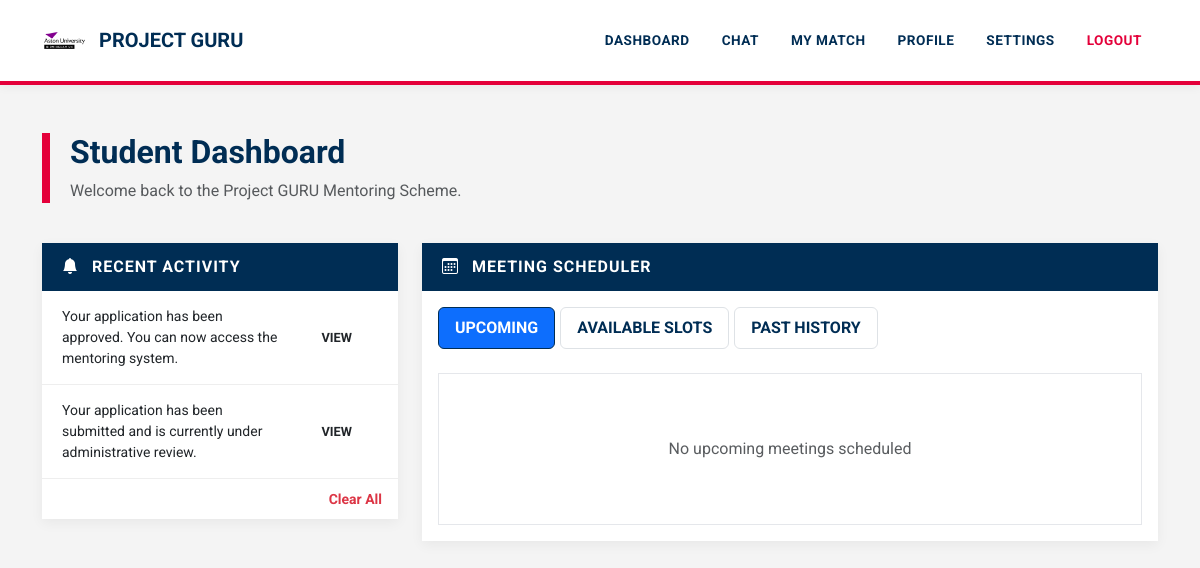
Page /dashboard (signed in) on the committed database.
### tables this page shows
CREATE TABLE notifications (
    id INTEGER PRIMARY KEY AUTOINCREMENT,
    user_id INTEGER,
    message TEXT,
    link TEXT,
    created_at TIMESTAMP DEFAULT CURRENT_TIMESTAMP
);

### app.py (the view, shortened to what this page needs)
@app.route("/dashboard")
def dashboard():
    if "user_id" not in session:
        return redirect("/login")
    conn = get_db()
    user = conn.execute("SELECT * FROM users WHERE id=?", (session["user_id"],)).fetchone()
    if not user:
        session.clear()
        conn.close()
        return redirect("/login")
    user_id = session["user_id"]
    profile = get_active_profile()
    if not profile:
        conn.close()
        return "Please select a profile"
    role = profile["role"]
    if role == "mentor":
        matches = conn.execute("SELECT * FROM matches WHERE mentor_id=?", (user_id,)).fetchall()
    else:
        matches = conn.execute("SELECT * FROM matches WHERE mentee_id=?", (user_id,)).fetchall()
    match = next((m for m in matches if m["status"] == "final"), None)
    slots = []
    upcoming_meetings = []
    past_meetings = []
    now = datetime.now()
    if role == "mentor":
        notifications = conn.execute("""
            SELECT DISTINCT n.* FROM notifications n
            LEFT JOIN matches m ON n.link LIKE '/chat/' || m.id
            WHERE n.user_id=? AND (m.mentor_id=? OR m.id IS NULL)
            ORDER BY n.created_at DESC
        """, (user_id, user_id)).fetchall()
    user_profiles = conn.execute("SELECT * FROM profiles WHERE user_id=?", (user_id,)).fetchall()
    conn.close()
    return render_template(
        "dashboard.html",
        user=user,
        role=role,
        user_profiles=user_profiles,
        matches=matches,
        match=match,
        slots=slots,
        upcoming_meetings=upcoming_meetings,
        past_meetings=past_meetings,
        notifications=notifications,
        current_date=date.today(),
        user_id=user_id,
    )

### app.py (called while the page is built)
def get_db():
    conn = sqlite3.connect("database.db", timeout=30)
    conn.row_factory = sqlite3.Row
    return conn

def get_active_profile():
    if "profile_id" not in session:
        return None
    conn = get_db()
    profile = conn.execute("""
        SELECT * FROM profiles
        WHERE id=? AND user_id=?
    """, (session["profile_id"], session["user_id"])).fetchone()
    conn.close()
    return profile

### templates/dashboard.html (shortened to what this page needs)
<!DOCTYPE html>
<html lang="en">
<head>
    <link href="https://cdn.jsdelivr.net/npm/bootstrap@5.3.2/dist/css/bootstrap.min.css" rel="stylesheet">
    <link rel="stylesheet" href="https://cdn.jsdelivr.net/npm/bootstrap-icons@1.11.3/font/bootstrap-icons.css">
</head>
<body>
{% include "navbar.html" %}
<div class="container mt-5">
    <div class="dashboard-header">
        <h2 class="fw-bold">Student Dashboard</h2>
        <p class="text-muted mb-0">Welcome back to the Project GURU Mentoring Scheme.</p>
    </div>
    <div class="row">
        <div class="col-lg-4">
            <div class="card">
                <div class="card-header-aston">
                    <i class="bi bi-bell-fill me-2"></i> Recent Activity
                </div>
                <div class="card-body p-0">
                    {% if notifications %}
                    <div class="notifications-scroll">
                        {% for n in notifications %}
                        <div class="notification-item d-flex justify-content-between align-items-center">
                            <span class="small">{{ n.message }}</span>
                            {% if n.link %}
                            <a href="{{ n.link }}" class="btn btn-sm btn-aston-red ms-2">View</a>
                            {% endif %}
                        </div>
                        {% endfor %}
                    </div>
                    {% else %}
                    <div class="p-4 text-center text-muted italic">No new notifications</div>
                    {% endif %}
                </div>
                <div class="card-footer bg-white border-0 text-end">
                    <a href="/clear_notifications" class="text-danger small fw-bold text-decoration-none">Clear All</a>
                </div>
            </div>
        </div>
        <div class="col-lg-8">
            <div class="card">
                <div class="card-header-aston">
                    <i class="bi bi-calendar3 me-2"></i> Meeting Scheduler
                </div>
                <div class="card-body">
                    <ul class="nav nav-pills mb-4">
                        <li class="nav-item">
                            <a class="nav-link {% if request.args.get('tab','upcoming') == 'upcoming' %}active{% endif %}" href="/dashboard?tab=upcoming">Upcoming</a>
                        </li>
                        <li class="nav-item">
                            <a class="nav-link {% if request.args.get('tab') == 'available' %}active{% endif %}" href="/dashboard?tab=available">Available Slots</a>
                        </li>
                        <li class="nav-item">
                            <a class="nav-link {% if request.args.get('tab') == 'past' %}active{% endif %}" href="/dashboard?tab=past">Past History</a>
                        </li>
                    </ul>
                    {% if request.args.get("tab","upcoming") == "upcoming" %}
                    <div class="slot-box">
                        {% for slot in upcoming_meetings %}
                        <div class="card mb-3 border shadow-sm meeting-item">
                            <div class="card-body d-flex justify-content-between align-items-center">
                                <div>
                                    <h6 class="mb-1 fw-bold text-primary"><i class="bi bi-calendar-check me-2"></i> {{ slot.date }}</h6>
                                    <small class="text-muted fw-bold">TIME: {{ slot.start_time }} — {{ slot.end_time }}</small>
                                </div>
                                <div class="text-end">
                                    <span class="badge badge-aston bg-success mb-2 d-block">Confirmed</span>
                                    {% if user_id == match.mentee_id %}
                                    <a href="/cancel_booking/{{slot.id}}?tab=upcoming" class="btn btn-link text-danger btn-sm p-0 fw-bold">CANCEL BOOKING</a>
                                    {% elif user_id == match.mentor_id %}
                                    <a href="/mentor_cancel_meeting/{{slot.id}}?tab=upcoming" class="btn btn-link text-danger btn-sm p-0 fw-bold">CANCEL MEETING</a>
                                    {% endif %}
                                </div>
                            </div>
                        </div>
                        {% else %}
                        <div class="text-center py-5 text-muted">No upcoming meetings scheduled</div>
                        {% endfor %}
                    </div>
                    {% endif %}
                </div>
            </div>
        </div>
    </div>
</div>
</body>
</html>

### templates/dashboard.html (style rules this page uses)
:root { --aston-navy: #002d54; --aston-red: #e4003a; --aston-grey: #f4f4f4; --aston-dark-grey: #333333; }
body { background-color: var(--aston-grey); font-family: 'Roboto', sans-serif; color: var(--aston-dark-grey); }
.dashboard-header { border-left: 8px solid var(--aston-red); padding-left: 20px; color: var(--aston-navy); margin-bottom: 40px; }
.card { border: none; border-radius: 0; box-shadow: 0 4px 12px rgba(0,0,0,0.05); margin-bottom: 25px; }
.card-header-aston { background-color: var(--aston-navy); color: white; font-weight: 700; text-transform: uppercase; padding: 12px 20px; letter-spacing: 1px; }
.notifications-scroll { max-height: 250px; overflow-y: auto; }
.notification-item { border-bottom: 1px solid #eee; padding: 15px 20px; transition: background 0.2s; }
.nav-pills .nav-link { border-radius: 0; color: var(--aston-navy); font-weight: 700; text-transform: uppercase; margin-right: 5px; border: 1px solid #dee2e6; }
.nav-pills .nav-link.active { background-color: var(--aston-navy); border-color: var(--aston-navy); }
.slot-box { max-height: 400px; overflow-y: auto; background: white; padding: 15px; border: 1px solid #e5e7eb; }
.btn-aston-red { background-color: var(--aston-red); color: white; border: none; border-radius: 0; font-weight: 700; text-transform: uppercase; }

### templates/navbar.html (style rules this page uses)
:root { --aston-navy: #002d54; --aston-red: #e4003a; --aston-grey: #f4f4f4; --aston-dark-grey: #333333; }
body { background-color: var(--aston-grey) !important; font-family: 'Roboto', Arial, sans-serif !important; color: var(--aston-dark-grey); }
.card { border: none !important; border-radius: 0 !important; box-shadow: 0 4px 12px rgba(0,0,0,0.05) !important; }
.btn { border-radius: 0 !important; font-weight: 700 !important; text-transform: uppercase; font-size: 0.8rem; padding: 10px 25px !important; }

### rows in the picture
notifications: message "Your application has been approved. You can now access the mentoring system."
notifications: message "Your application has been submitted and is currently under administrative review."
